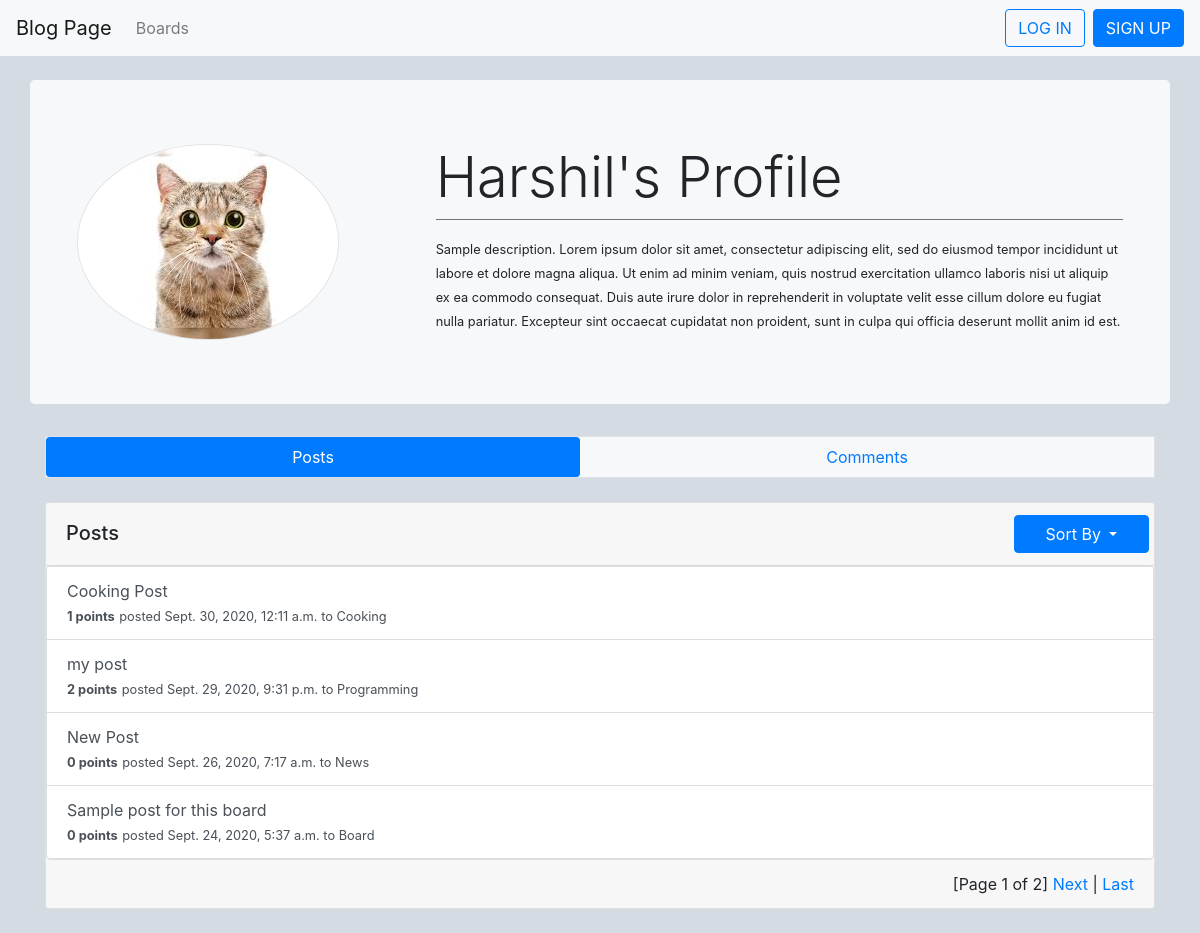
/profile/2/, run on an earlier commit of the app's database.
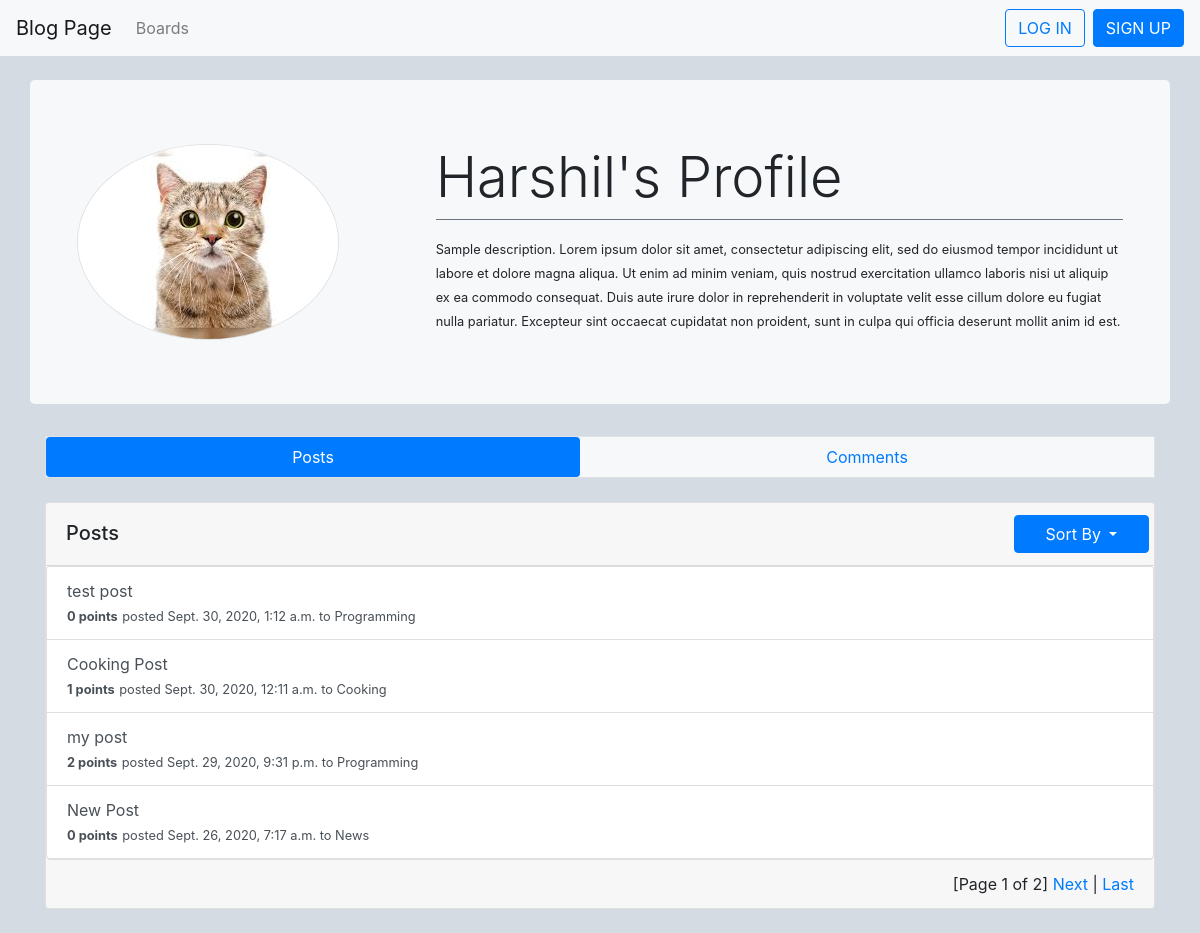
And on a later commit of the database.
### blog/models.py (models this page shows, shortened)
class Post(models.Model):
    title = models.CharField(max_length=200)
    content = models.TextField(max_length=2000)
    date_posted = models.DateTimeField(auto_now=timezone.now())
    author = models.ForeignKey(User, on_delete=models.CASCADE, related_name='posts')
    board = models.ForeignKey(Board, on_delete=models.CASCADE, null=True, blank=True)
    likes = models.ManyToManyField(User, blank=True, related_name='post_likes')
    dislikes = models.ManyToManyField(User, blank=True, related_name='post_dislikes')
    def get_rating(self):
        return self.likes.count() - self.dislikes.count()

class Board(models.Model):
    title = models.CharField(max_length=200, unique=True)
    description = models.TextField(max_length=2000)
    date_created = models.DateField(auto_now_add=True)
    subscription = models.ManyToManyField(User, blank=True, related_name='subs')
    def __str__(self):
        return self.title

### user/views.py (the view)
# urls.py: path('profile/<int:pk>/', view_profile, name='view-profile'),
def view_profile(request, pk):
    profile_user = get_object_or_404(User, pk=pk)
    post_list = list(Post.objects.filter(author=profile_user).order_by('-date_posted'))
    paginator = Paginator(post_list, 4)
    page_number = request.GET.get('page')
    page_obj = paginator.get_page(page_number)
    context = {
        'profile_user': profile_user,
        'page_obj': page_obj,
    }
    return render(request, 'blog/profile.html', context)

### blog/templates/blog/profile.html (shortened to what this page needs)
{% extends 'blog/profile_base.html' %}
{% block header %}
    <div class='jumbotron row mt-4' style="background-color: #f7f8f9;">
        <div class='col-4'>
            <img src="{{ profile_user.profile.picture.url }}" class='rounded-circle account-img border' alt="">
        </div>
        <div class='col-8'>
            <h3 class='display-4'>{{ profile_user.username }}'s Profile</h3>
            <div class='border-top border-secondary pt-3'>
                <small>{{ profile_user.profile.description }}</small>
            </div>
        </div>
    </div>
{% endblock header %}
{% block profile-navbar %}
    <nav class="nav nav-pills border nav-fill my-4" style="background-color: #f7f8f9;">
        <a class="nav-link active" href="{% url 'view-profile' profile_user.pk %}">Posts</a>
        <a class="nav-link" href="{% url 'profile-comments' profile_user.pk %}">Comments</a>
      </nav>
{% endblock profile-navbar %}
{% block content %}
    <div class='card my-4'>
        <div class='card-header'>
            <span class='row'>
                <h5 class='col-10 mr-4 align-self-end'>Posts</h5>
                <button class="col ml-4 btn btn-primary dropdown-toggle" type="button" id="dropdownMenuButton" data-toggle="dropdown" aria-haspopup="true" aria-expanded="false">
                Sort By
                </button>
            </span>
        </div>
        <div class='list-group'>
            {% for post in page_obj %}
            <a href="{% url 'post' post.board.id post.id %}" class='list-group-item list-group-item-action'>
                <div>
                    {{ post.title }}
                </div>
                <div>
                    {% if post in user.post_likes.all %}
                        <small><strong style="color: #F73009;">{{ post.get_rating }} points</strong></small>
                    {% elif post in user.post_dislikes.all %}
                        <small><strong style="color: #8283F6;">{{ post.get_rating }} points</strong> </small>
                    {% else %}
                        <small><strong>{{ post.get_rating }} points</strong></small>
                    {% endif %}
                    <small>posted {{post.date_posted}} to {{ post.board }}</small>
                </div>
            </a>
            {% endfor %}
        </div>
        {% if page_obj.paginator.num_pages > 1%}
            <div class='card-footer d-flex justify-content-end'>
                <span class='step-links'>
                    <span class='current'>
                        [Page {{ page_obj.number }} of {{ page_obj.paginator.num_pages }}]
                    </span>
                    {% if page_obj.has_next %}
                        <a href="?page={{ page_obj.next_page_number }}">Next</a>
                        |
                        <a href="?page={{ page_obj.paginator.num_pages }}">Last</a>
                    {% endif %}
                </span>
            </div>
        {% endif %}
    </div>
{% endblock content %}

What changed in the data, as far as the page shows it:
no longer on this page (row unchanged): Post: title "Sample post for this board", get_rating "0", date_posted "Sept. 24, 2020, 5:37 a.m.", board "Board"
added Post: title "test post", get_rating "0", date_posted "Sept. 30, 2020, 1:12 a.m.", board "Programming"
